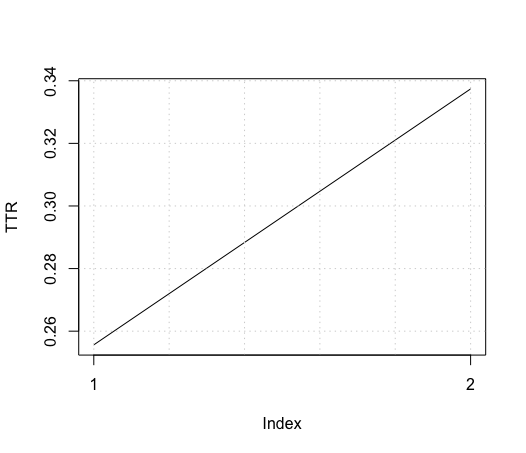

Source code (R):
library(readtext)
library(quanteda)
library("tm")
library("SnowballC")
library("wordcloud")
library("RColorBrewer")
g <- readtext("ЛСА ШАЛТАЙ БАБАЙ.txt")
g <- g$text
h <- readtext("ЛСА АЙСИН БО.txt")
h <- h$text
text_super <- c(g, h)
media <- factor(rep(c("Шалтай Бабай", "Статьи в БО")))
df <- data.frame(text_super, media, stringsAsFactors=FALSE)
corpus <- Corpus(VectorSource(df$text_super))
corpus <- tm_map(corpus, tolower)
corpus <- tm_map(corpus, removePunctuation)
corpus <- tm_map(corpus, function(x) removeWords(x, stopwords("russian")))
#corpus <- tm_map(corpus, stemDocument, language = "russian")

corpus <- corpus(corpus)

inaug_toks <- tokens(corpus)
inaug_dfm <- dfm(inaug_toks, remove = stopwords('russian'))
lexdiv <- textstat_lexdiv(inaug_dfm)
tail(lexdiv, 5)

plot(lexdiv$TTR, type = 'l', xaxt = 'n', xlab = NULL, ylab = "TTR")
grid()
axis(1, at = seq_len(nrow(lexdiv)), labels = docvars(inaug_dfm, field = NULL))
